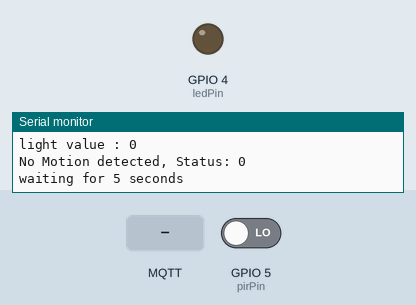
A sketch run on a simulated ESP32. Parts: output pins drawn as LEDs (lit = HIGH), the last lines printed to the serial monitor. The test bench sets the inputs (shaded band); at power-on: GPIO 5 (pirPin) LOW. WiFi joins after 1.5 s; servers stay silent unless stated; no MQTT or app messages arrive unless stated.

Above: at 2.7 s.
2.8 s: MQTT message "1" arrives on the first subscribed topic
At 8.0 s:
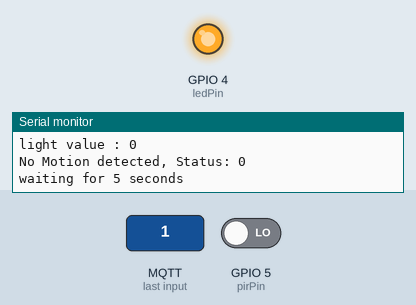
23.1 s: MQTT message "0" arrives on the first subscribed topic
At 27.1 s:
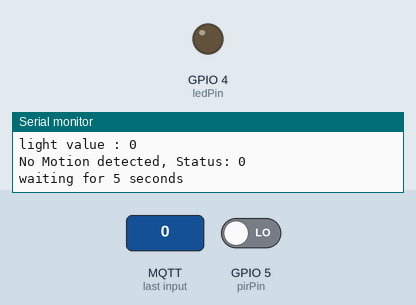
Timing chart, 0 to 28.6 s (numbered marks = the images above; inputs shaded):
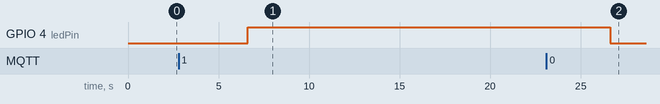

The sketch:

door_pir_led.ino
```cpp
#include <WiFi.h>
#include <WebServer.h>
#include <PubSubClient.h>

// Change the credentials below, so your ESP8266 connects to your router
const char* ssid = "Home@Ranchi";
const char* password = "manju@1234";

// Change the variable to your Raspberry Pi IP address, so it connects to your MQTT broker
const char* mqtt_server = "192.168.29.87";

WiFiClient espClient_door;
PubSubClient client(espClient_door);

//room1 light sensor
const int ledPin =4;
const int pirPin = 5;

// Don't change the function below. This functions connects your ESP8266 to your router
void setup_wifi() {
  delay(10);
  // We start by connecting to a WiFi network
  Serial.println();
  Serial.print("Connecting to ");
  Serial.println(ssid);
  WiFi.begin(ssid, password);
  while (WiFi.status() != WL_CONNECTED) {
    delay(500);
    Serial.print(".");
  }
  Serial.println("");
  Serial.print("WiFi connected - ESP IP address: ");
  Serial.println(WiFi.localIP());
}

// This functions reconnects your ESP8266 to your MQTT broker
// Change the function below if you want to subscribe to more topics with your ESP8266
void reconnect() {
  // Loop until we're reconnected
  while (!client.connected()) {
    Serial.print("Attempting MQTT connection...");

    if (client.connect("espClient_door")) {
      Serial.println("connected");
      // Subscribe or resubscribe to a topic
      // You can subscribe to more topics (to control more LEDs in this example)
      client.subscribe("door/lamp");

    } else {
      Serial.print("failed, rc=");
      Serial.print(client.state());
      Serial.println(" try again in 5 seconds");
      // Wait 5 seconds before retrying
      delay(5000);
    }
  }
}

// This functions is executed when some device publishes a message to a topic that your ESP8266 is subscribed to
// Change the function below to add logic to your program, so when a device publishes a message to a topic that
// your ESP8266 is subscribed you can actually do something
void callback(String topic, byte* message, unsigned int length) {
  Serial.print("Message arrived on topic: ");
  Serial.print(topic);
  Serial.print(". Message: ");
  String messageTemp;

  for (int i = 0; i < length; i++) {
    Serial.print((char)message[i]);
    messageTemp += (char)message[i];
  }
  Serial.println();

  // If a message is received on the topic room/lamp, you check if the message is either on or off. Turns the lamp GPIO according to the message
  if(topic=="door/lamp"){
      Serial.print("Changing Room lamp to ");
      if(messageTemp == "1"){
        digitalWrite(ledPin, HIGH);
        Serial.print("On");
      }
      else if(messageTemp == "0"){
        digitalWrite(ledPin, LOW);
        Serial.print("Off");
      }
  }
  Serial.println();
}
void setup(){

  Serial.begin(9600);                 // Start the serial terminal

  setup_wifi();
  client.setServer(mqtt_server, 1883);
  client.setCallback(callback);

  //room1
  pinMode(ledPin, OUTPUT);
  pinMode(pirPin, INPUT);
  Serial.begin(115200);
  digitalWrite(ledPin, LOW);
}

void loop(){
  if (!client.connected()) {
    reconnect();
  }
  if(!client.loop())
  {
    client.connect("espClient_door");
  }

  //door
  int pirStatus = digitalRead(pirPin);
  Serial.print("light value : ");
  Serial.println(pirStatus);

  if (pirStatus == 1)
  {
    client.publish("door/pir", "1");
    //digitalWrite(ledPin, HIGH);
    Serial.print("Motion Detected. Status: ");
    Serial.println(pirStatus);
  }
  else
  {
    client.publish("door/pir", "0");
    //digitalWrite(ledPin, LOW);
    Serial.print("No Motion detected, Status: ");
    Serial.println(pirStatus);
  }
  Serial.println("waiting for 5 seconds");
  delay(5000);
}
```

Measured:
- after the input at 2.8 s, GPIO 4 (ledPin): LOW → HIGH after 3.8 s
- after the input at 23.1 s, GPIO 4 (ledPin): HIGH → LOW after 3.5 s
